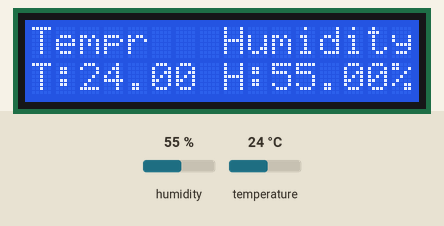
Recording of a sketch running on a simulated Arduino Uno, built with avr-gcc and run on an emulated ATmega328P. On the bench: 16×2 character LCD. Wiring (inferred from the names in the program): character LCD (HD44780): RS pin 12; R/W pin 11; E pin 10; data pin 9, pin 8, pin 7, pin 6. The inputs (shaded band) are chosen by the test bench; at power-on: humidity 55 %, temperature 24 °C. The character LCD is taken to start in 4-bit mode; what the sketch prints to the serial monitor is not drawn.

Above: at 2.0 s.
2.1 s: humidity set to 22 %
At 4.3 s:
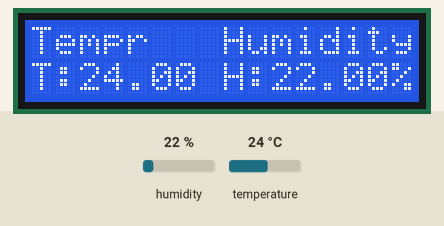
7.6 s: temperature set to 12 °C
At 10.6 s:
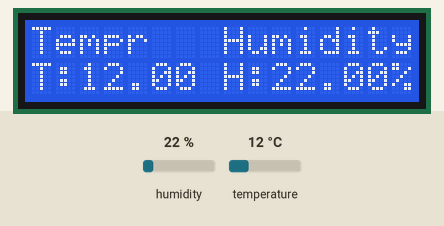
12.9 s: humidity set to 40 %
At 14.3 s:
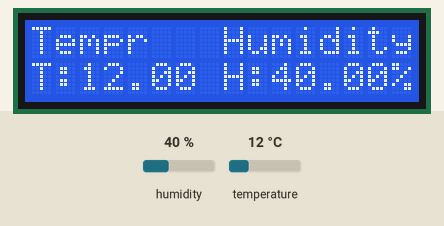
15.1 s: temperature set to 19 °C
At 16.8 s:
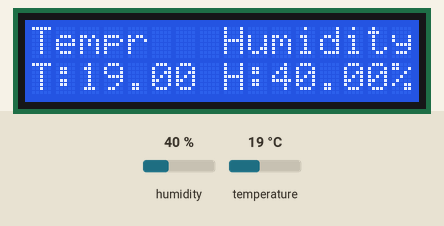
Timing chart, 0 to 18.2 s (numbered marks = the images above; inputs shaded):
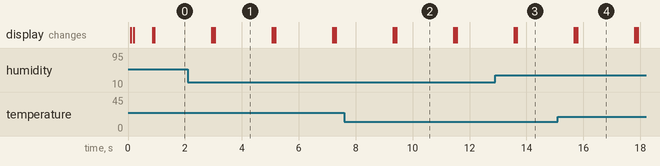

Measured:
- what the display in image 1 shows lasts 2.1 s, from 3.0 s to 5.1 s

The sketch:

RG1602A_Tempr_hum.ino
```cpp
#include <Wire.h>//声明I2C库文件
#include <DHT22.h>
#define DHT22_PIN 5

const int char_s = 6;
char c_tempr[char_s] ;
char c_humi[char_s];
DHT22 myDHT22(DHT22_PIN);

const int READ_TYPE_BOUTH = 0;
const int READ_TYPE_TEMPR = 1;
const int READ_TYPE_HUMI = 2;
int read_type = READ_TYPE_BOUTH;


//http://www.cnblogs.com/xiaowuyi/p/3390024.html
// RS：寄存器选择，H = 数据选择，L = 指令选择
// RW：读写信号，H = 读，L = 写
// EN：使能端，下降沿使能
int LCD1602_RS=12;
int LCD1602_RW=11;
int LCD1602_EN=10;
int DB[] = { 6, 7, 8, 9};//D7 = 6,D6 = 7,D5 = 8,D4 = 9
char str3[]="Tempr   Humidity";
char str4[]="T:32.32 H:39.40%";

void LCD_Command_Write(int command)
{
  int i,temp;
  digitalWrite( LCD1602_RS,LOW);
  digitalWrite( LCD1602_RW,LOW);
  digitalWrite( LCD1602_EN,LOW);

  temp=command & 0xf0;
  for (i=DB[0]; i <= 9; i++)
  {
    digitalWrite(i,temp & 0x80);
    temp <<= 1;
  }

  digitalWrite( LCD1602_EN,HIGH);
  delayMicroseconds(1);
  digitalWrite( LCD1602_EN,LOW);

  temp=(command & 0x0f)<<4;
  for (i=DB[0]; i <= 9; i++)
  {
    digitalWrite(i,temp & 0x80);
    temp <<= 1;
  }

  digitalWrite( LCD1602_EN,HIGH);
  delayMicroseconds(1);
  digitalWrite( LCD1602_EN,LOW);
}

void LCD_Data_Write(int dat)
{
  int i=0,temp;
  digitalWrite( LCD1602_RS,HIGH);
  digitalWrite( LCD1602_RW,LOW);
  digitalWrite( LCD1602_EN,LOW);

  temp=dat & 0xf0;
  for (i=DB[0]; i <= 9; i++)
  {
    digitalWrite(i,temp & 0x80);
    temp <<= 1;
  }

  digitalWrite( LCD1602_EN,HIGH);
  delayMicroseconds(1);
  digitalWrite( LCD1602_EN,LOW);

  temp=(dat & 0x0f)<<4;
  for (i=DB[0]; i <= 9; i++)
  {
    digitalWrite(i,temp & 0x80);
    temp <<= 1;
  }

  digitalWrite( LCD1602_EN,HIGH);
  delayMicroseconds(1);
  digitalWrite( LCD1602_EN,LOW);
}

void LCD_SET_XY( int x, int y )
{
  int address;
  if (y ==0)    address = 0x80 + x;
  else          address = 0xC0 + x;
  LCD_Command_Write(address);
}

void LCD_Write_Char( int x,int y,int dat)
{
  LCD_SET_XY( x, y );
  LCD_Data_Write(dat);
}

// 第几个位置 第几行（从0开始） 内容
void LCD_Write_String(int X,int Y,char *s)
{
  LCD_SET_XY( X, Y );    //设置地址
  while (*s)             //写字符串
  {
    LCD_Data_Write(*s);
    s ++;
  }
}

void setup (void)
{

  Wire.begin(2);                // 加入 i2c 总线，设置从机地址为 #4
  Wire.onReceive(receiveEvent); //注册接收到主机字符的事件
  Wire.onRequest(requestEvent); // 注册主机通知从机上传数据的事件
  Serial.begin(9600);           //设置串口波特率
  Serial.println("start..");

  int i = 0;
  for (i=6; i <= 12; i++)
  {
    pinMode(i,OUTPUT);
  }
  delay(100);
  LCD_Command_Write(0x28);//4线 2行 5x7
  delay(50);
  LCD_Command_Write(0x06);
  delay(50);
  LCD_Command_Write(0x0c);
  delay(50);
  LCD_Command_Write(0x80);
  delay(50);
  LCD_Command_Write(0x01);
  delay(500);

}

void loop (void)
{

  DHT22_Read();
  Serial.print(c_tempr);
  Serial.print("C ");
  Serial.print(c_humi);
  Serial.println("%");

  LCD_Command_Write(0x01);//
  delay(50);
  LCD_Write_String(0,0,str3);
  delay(50);
  LCD_Write_String(0,1,str4);

  delay(2000);

}

// 当从机接收到主机字符，执行该事件
void receiveEvent(int howMany)
{
  if(Wire.available() > 0){
    int x = Wire.read();
    if(READ_TYPE_BOUTH == x ||
      READ_TYPE_TEMPR == x ||
      READ_TYPE_HUMI == x){
      read_type = x;
    }
  }
}

//当主机通知从机上传数据，执行该事件
void requestEvent()
{
  switch(read_type){
  case READ_TYPE_TEMPR:
    Wire.write(c_tempr);
    break;
  case READ_TYPE_HUMI:
    Wire.write(c_humi);
    break;
  }
}

void putFloatIntoChar(float f,char* c){
  int i1 = (int)f;
  int i2 = f*100 - i1*100;
  char c1[char_s];
  char c2[char_s];
  for(int i = 0;i < char_s;i++){
    c1[i] = '0';
    c2[i] = '0';
  }
  itoa(i1, c1, 10);
  itoa(i2, c2, 10);
  int c_len1 = strlen(c1);
  int c_len2 = strlen(c2);
  int ind = 0;
  for(int j=0;j < c_len1;++j,++ind){
    c[ind] = c1[j];
  }
  c[ind] = '.';
  ++ind;
  for(int j = 0;j < c_len2;++j,++ind){
    c[ind] = c2[j];
  }
}

void DHT22_Read()
{
  DHT22_ERROR_t errorCode = myDHT22.readData();
  float aimTemp = myDHT22.getTemperatureC();
  float aimHumi = myDHT22.getHumidity();
  switch(errorCode)
  {
  case DHT_ERROR_NONE:
  case DHT_ERROR_CHECKSUM:
    aimTemp = myDHT22.getTemperatureC();
    aimHumi = myDHT22.getHumidity();
    makeContent(aimTemp,aimHumi);
    break;
  default:
    break;
  }
}

void makeContent(float tempr,float hum){
  for(int i = 0;i < char_s;++i){
    c_tempr[i] = '0';
  }

  for(int i = 0;i < char_s;++i){
    c_humi[i] = '0';
  }
  putFloatIntoChar(tempr,c_tempr);
  putFloatIntoChar(hum,c_humi);

  str4[0] = 'T';
  str4[1] = ':';

  for(int i = 0;i < 5;++i){
    str4[i+2] = c_tempr[i];
  }
  str4[7] = ' ';
  str4[8] = 'H';
  str4[9] = ':';
  for(int i = 0;i < 5;++i){
    str4[i+10] = c_humi[i];
  }
  str4[15] = '%';
}
```
